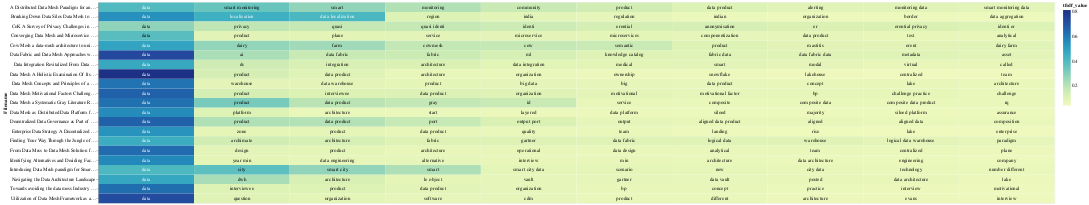

The cell this chart's notebook holds for it:
### Code cell
# save(chart_tfidf, 'tfidf_heatmap.html')
chart_tfidf

### Figure 1 — Vega-Lite specification as saved in the notebook (floating-point values rounded to 4 significant figures; data arrays with more than 128 entries replaced by an {"elided": "..."} marker saying what was removed)
{"config": {"view": {"continuousWidth": 300, "continuousHeight": 300}}, "layer": [{"mark": {"type": "rect"}, "encoding": {"color": {"field": "tfidf_value", "type": "quantitative"}, "text": {"field": "topic_word", "type": "nominal"}, "x": {"axis": null, "field": "rank", "type": "ordinal"}, "y": {"field": "Filename", "type": "nominal"}}, "transform": [{"window": [{"op": "rank", "field": "", "as": "rank"}], "groupby": ["Filename"], "sort": [{"field": "tfidf_value", "order": "descending"}]}]}, {"mark": {"type": "text", "baseline": "middle"}, "encoding": {"color": {"condition": {"test": "(datum.tfidf_value >= 0.4)", "value": "white"}, "value": "black"}, "text": {"field": "topic_word", "type": "nominal"}, "x": {"axis": null, "field": "rank", "type": "ordinal"}, "y": {"field": "Filename", "type": "nominal"}}, "transform": [{"window": [{"op": "rank", "field": "", "as": "rank"}], "groupby": ["Filename"], "sort": [{"field": "tfidf_value", "order": "descending"}]}]}], "data": {"name": "data-34c99b5fcba9baeb63a1254775044001"}, "width": 2000, "$schema": "https://vega.github.io/schema/vega-lite/v5.15.1.json", "datasets": {"data-34c99b5fcba9baeb63a1254775044001": {"elided": "210 records"}}}
